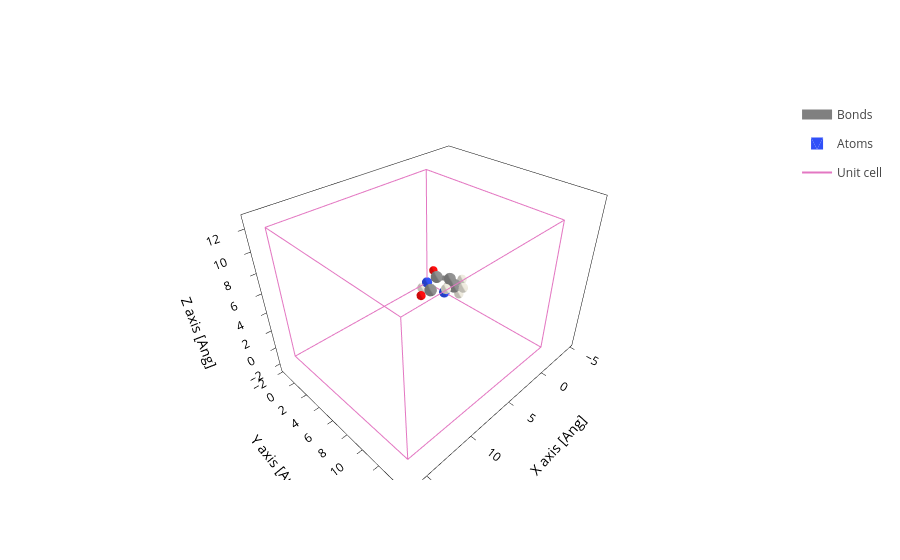

Notebook code cell kept with this figure:
### Code cell
molecule.plot()

### Figure 1 — Plotly figure (JSON) as saved in the notebook; plotly's stock layout.template omitted (floating-point values rounded to 4 significant figures; data arrays with more than 128 entries replaced by an {"elided": "..."} marker saying what was removed)
{"data": [{"line": {"color": "gray", "width": 10}, "meta": {}, "mode": "lines", "name": "Bonds", "opacity": 1, "type": "scatter3d", "x": {"elided": "189 float values"}, "y": {"elided": "189 float values"}, "z": {"elided": "189 float values"}}, {"alphahull": 0, "color": "#3050F8", "hovertemplate": "%{meta.position}", "legendgroup": "Atoms", "meta": {"meta": {"Atoms_i": 0}, "position": "(0.00, 0.00, 0.00)"}, "name": "Atoms", "opacity": 1, "showlegend": true, "showscale": false, "type": "mesh3d", "x": {"elided": "225 float values"}, "y": {"elided": "225 float values"}, "z": {"elided": "225 float values"}}, {"alphahull": 0, "color": "#909090", "hovertemplate": "%{meta.position}", "legendgroup": "Atoms", "meta": {"meta": {"Atoms_i": 1}, "position": "(-1.50, 0.00, 0.00)"}, "name": "Atoms", "opacity": 1, "showlegend": false, "showscale": false, "type": "mesh3d", "x": {"elided": "225 float values"}, "y": {"elided": "225 float values"}, "z": {"elided": "225 float values"}}, {"alphahull": 0, "color": "#909090", "hovertemplate": "%{meta.position}", "legendgroup": "Atoms", "meta": {"meta": {"Atoms_i": 2}, "position": "(-2.25, 1.30, 0.00)"}, "name": "Atoms", "opacity": 1, "showlegend": false, "showscale": false, "type": "mesh3d", "x": {"elided": "225 float values"}, "y": {"elided": "225 float values"}, "z": {"elided": "225 float values"}}, {"alphahull": 0, "color": "#909090", "hovertemplate": "%{meta.position}", "legendgroup": "Atoms", "meta": {"meta": {"Atoms_i": 3}, "position": "(-1.50, 2.60, -0.00)"}, "name": "Atoms", "opacity": 1, "showlegend": false, "showscale": false, "type": "mesh3d", "x": {"elided": "225 float values"}, "y": {"elided": "225 float values"}, "z": {"elided": "225 float values"}}, {"alphahull": 0, "color": "#3050F8", "hovertemplate": "%{meta.position}", "legendgroup": "Atoms", "meta": {"meta": {"Atoms_i": 4}, "position": "(0.00, 2.60, -0.00)"}, "name": "Atoms", "opacity": 1, "showlegend": false, "showscale": false, "type": "mesh3d", "x": {"elided": "225 float values"}, "y": {"elided": "225 float values"}, "z": {"elided": "225 float values"}}, {"alphahull": 0, "color": "#909090", "hovertemplate": "%{meta.position}", "legendgroup": "Atoms", "meta": {"meta": {"Atoms_i": 5}, "position": "(0.75, 1.30, -0.00)"}, "name": "Atoms", "opacity": 1, "showlegend": false, "showscale": false, "type": "mesh3d", "x": {"elided": "225 float values"}, "y": {"elided": "225 float values"}, "z": {"elided": "225 float values"}}, {"alphahull": 0, "color": "#909090", "hovertemplate": "%{meta.position}", "legendgroup": "Atoms", "meta": {"meta": {"Atoms_i": 6}, "position": "(-3.12, 1.30, -1.22)"}, "name": "Atoms", "opacity": 1, "showlegend": false, "showscale": false, "type": "mesh3d", "x": {"elided": "225 float values"}, "y": {"elided": "225 float values"}, "z": {"elided": "225 float values"}}, {"alphahull": 0, "color": "#EDEADE", "hovertemplate": "%{meta.position}", "legendgroup": "Atoms", "meta": {"meta": {"Atoms_i": 7}, "position": "(-4.19, 1.40, -0.92)"}, "name": "Atoms", "opacity": 1, "showlegend": false, "showscale": false, "type": "mesh3d", "x": {"elided": "225 float values"}, "y": {"elided": "225 float values"}, "z": {"elided": "225 float values"}}, {"alphahull": 0, "color": "#EDEADE", "hovertemplate": "%{meta.position}", "legendgroup": "Atoms", "meta": {"meta": {"Atoms_i": 8}, "position": "(-2.87, 2.15, -1.89)"}, "name": "Atoms", "opacity": 1, "showlegend": false, "showscale": false, "type": "mesh3d", "x": {"elided": "225 float values"}, "y": {"elided": "225 float values"}, "z": {"elided": "225 float values"}}, {"alphahull": 0, "color": "#EDEADE", "hovertemplate": "%{meta.position}", "legendgroup": "Atoms", "meta": {"meta": {"Atoms_i": 9}, "position": "(-3.02, 0.35, -1.80)"}, "name": "Atoms", "opacity": 1, "showlegend": false, "showscale": false, "type": "mesh3d", "x": {"elided": "225 float values"}, "y": {"elided": "225 float values"}, "z": {"elided": "225 float values"}}, {"alphahull": 0, "color": "#EDEADE", "hovertemplate": "%{meta.position}", "legendgroup": "Atoms", "meta": {"meta": {"Atoms_i": 10}, "position": "(-2.00, 3.46, -0.00)"}, "name": "Atoms", "opacity": 1, "showlegend": false, "showscale": false, "type": "mesh3d", "x": {"elided": "225 float values"}, "y": {"elided": "225 float values"}, "z": {"elided": "225 float values"}}, {"alphahull": 0, "color": "#EDEADE", "hovertemplate": "%{meta.position}", "legendgroup": "Atoms", "meta": {"meta": {"Atoms_i": 11}, "position": "(0.29, 3.10, 0.81)"}, "name": "Atoms", "opacity": 1, "showlegend": false, "showscale": false, "type": "mesh3d", "x": {"elided": "225 float values"}, "y": {"elided": "225 float values"}, "z": {"elided": "225 float values"}}, {"alphahull": 0, "color": "#EDEADE", "hovertemplate": "%{meta.position}", "legendgroup": "Atoms", "meta": {"meta": {"Atoms_i": 12}, "position": "(0.29, -0.50, -0.81)"}, "name": "Atoms", "opacity": 1, "showlegend": false, "showscale": false, "type": "mesh3d", "x": {"elided": "225 float values"}, "y": {"elided": "225 float values"}, "z": {"elided": "225 float values"}}, {"alphahull": 0, "color": "#FF0D0D", "hovertemplate": "%{meta.position}", "legendgroup": "Atoms", "meta": {"meta": {"Atoms_i": 13}, "position": "(2.15, 1.30, -0.00)"}, "name": "Atoms", "opacity": 1, "showlegend": false, "showscale": false, "type": "mesh3d", "x": {"elided": "225 float values"}, "y": {"elided": "225 float values"}, "z": {"elided": "225 float values"}}, {"alphahull": 0, "color": "#FF0D0D", "hovertemplate": "%{meta.position}", "legendgroup": "Atoms", "meta": {"meta": {"Atoms_i": 14}, "position": "(-2.20, -1.21, 0.00)"}, "name": "Atoms", "opacity": 1, "showlegend": false, "showscale": false, "type": "mesh3d", "x": {"elided": "225 float values"}, "y": {"elided": "225 float values"}, "z": {"elided": "225 float values"}}, {"meta": {}, "mode": "lines", "name": "Unit cell", "type": "scatter3d", "x": [0.0, 0.0, 16.34, 16.34, 0.0, 0.0, NaN, 0.0, 0.0, 0.0, 16.34, 16.34, 0.0, NaN, 16.34, 16.34, NaN, 16.34, 16.34], "y": [0.0, 14.68, 14.68, 14.68, 14.68, 14.68, NaN, 14.68, 0.0, 0.0, 0.0, 0.0, 0.0, NaN, 14.68, 0.0, NaN, 14.68, 0.0], "z": [0.0, 0.0, 0.0, 12.7, 12.7, 0.0, NaN, 12.7, 12.7, 0.0, 0.0, 12.7, 12.7, NaN, 0.0, 0.0, NaN, 12.7, 12.7]}], "layout": {"scene": {"aspectmode": "data", "xaxis": {"title": {"text": "X axis [Ang]"}}, "yaxis": {"title": {"text": "Y axis [Ang]"}}, "zaxis": {"title": {"text": "Z axis [Ang]"}}}, "xaxis": {"scaleanchor": "y", "scaleratio": 1, "title": {"text": "X axis [Ang]"}}, "yaxis": {"title": {"text": "Y axis [Ang]"}}}}
